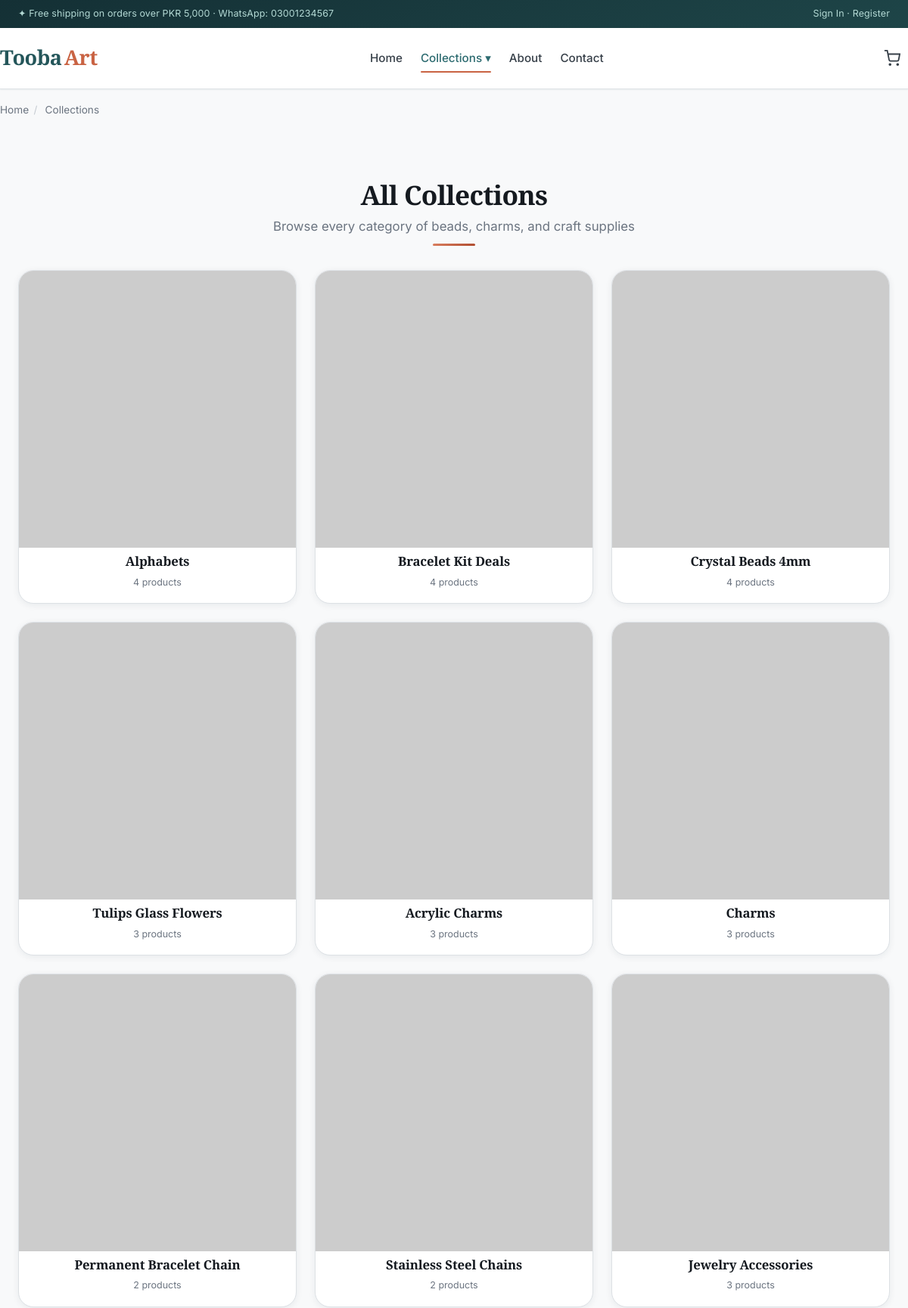
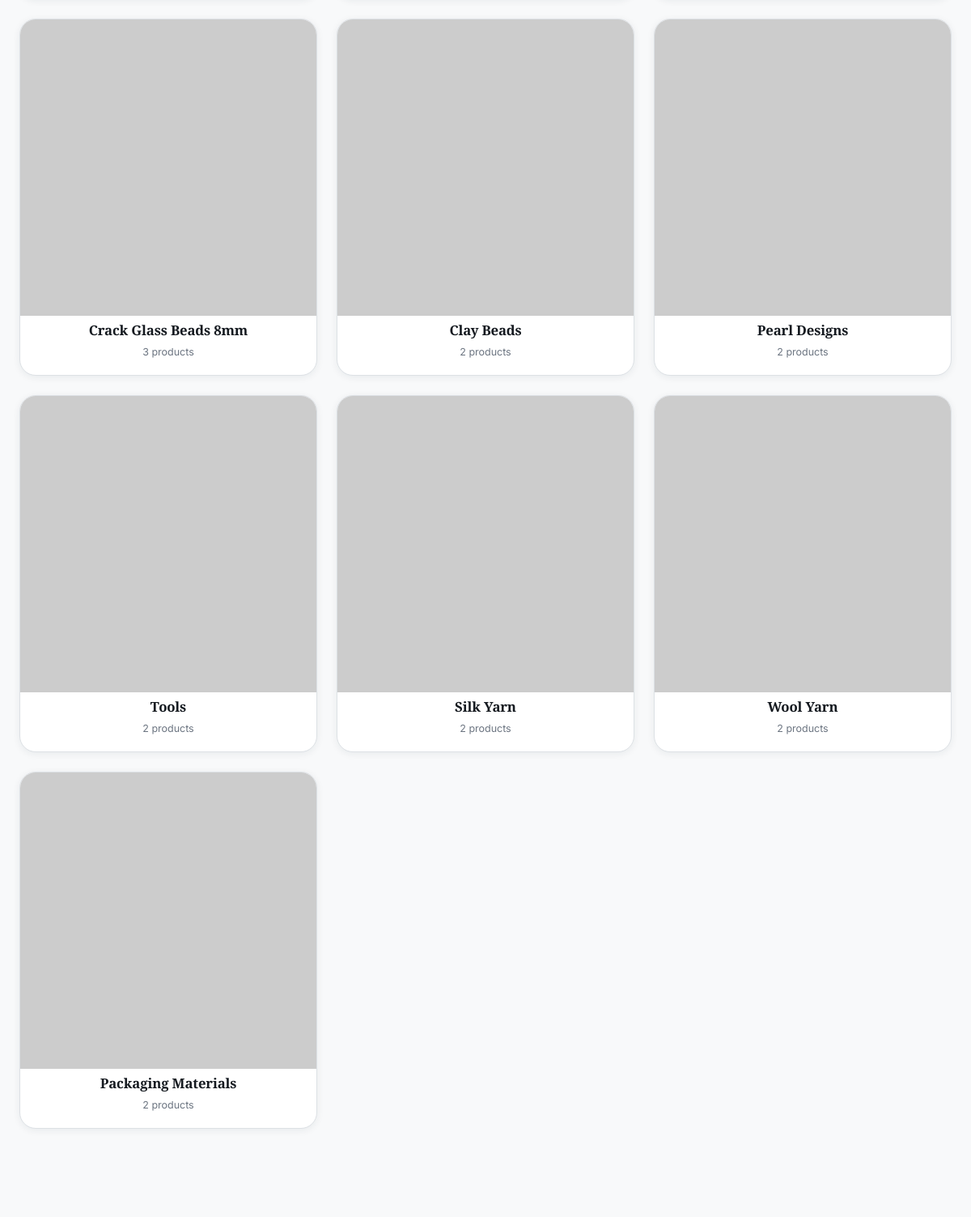
The page /collections.php (upper part) on the database its author committed (2 pictures, top to bottom).
### tables this page shows
CREATE TABLE IF NOT EXISTS categories (
  id          INT AUTO_INCREMENT PRIMARY KEY,
  parent_id   INT NULL,
  name        VARCHAR(150) NOT NULL,
  slug        VARCHAR(150) NOT NULL UNIQUE,
  description TEXT,
  image       VARCHAR(255),
  sort_order  INT DEFAULT 0,
  is_featured TINYINT(1) DEFAULT 0,
  created_at  TIMESTAMP DEFAULT CURRENT_TIMESTAMP,
  FOREIGN KEY (parent_id) REFERENCES categories(id) ON DELETE SET NULL
);

### config/database.php (called while the page is built, shortened)
<?php
function db() {
    static $pdo = null;
    if ($pdo === null) {
        $dsn = 'mysql:host=' . DB_HOST . ';dbname=' . DB_NAME . ';charset=' . DB_CHARSET;
        try {
            $pdo = new PDO($dsn, DB_USER, DB_PASS, [
                PDO::ATTR_ERRMODE            => PDO::ERRMODE_EXCEPTION,
                PDO::ATTR_DEFAULT_FETCH_MODE => PDO::FETCH_ASSOC,
                PDO::ATTR_EMULATE_PREPARES   => false,
            ]);
        } catch (PDOException $e) {
            die('Database connection failed: ' . $e->getMessage());
        }
    }
    return $pdo;
}

### config/functions.php (called while the page is built, shortened)
<?php
require_once __DIR__ . '/database.php';
function e($value) {
    return htmlspecialchars($value ?? '', ENT_QUOTES, 'UTF-8');
}
function get_categories() {
    return db()->query('SELECT * FROM categories ORDER BY sort_order, name')->fetchAll();
}
function placeholder_image($text = 'Tooba Art', $w = 600, $h = 600) {
    return 'https://placehold.co/' . $w . 'x' . $h . '/f5efe6/b08968?text=' . urlencode($text);
}

### collections.php (the view, shortened to what this page needs)
<?php
require_once __DIR__ . '/config/functions.php';
$categories = get_categories();
include __DIR__ . '/includes/header.php';
?>
<div class="breadcrumb container">
    <a href="index.php">Home</a><span class="sep">/</span>
    <span>Collections</span>
</div>
<section class="section">
    <div class="container">
        <div class="section-head">
            <h2>All Collections</h2>
            <p>Browse every category of beads, charms, and craft supplies</p>
            <div class="line"></div>
        </div>
        <div class="grid grid-3">
            <?php foreach ($categories as $cat):
                $count = db()->query('SELECT COUNT(*) FROM products WHERE category_id='.(int)$cat['id'].' AND is_active=1')->fetchColumn();
            ?>
                <a href="category.php?slug=<?= e($cat['slug']) ?>" class="cat-card">
                    <img src="<?= e($cat['image'] ?: placeholder_image($cat['name'])) ?>" alt="<?= e($cat['name']) ?>">
                    <div class="cat-card-body">
                        <h3><?= e($cat['name']) ?></h3>
                        <span class="count"><?= $count ?> products</span>
                    </div>
                </a>
            <?php endforeach; ?>
        </div>
    </div>
</section>
<?php include __DIR__ . '/includes/footer.php'; ?>

### rows shown on the page
categories: name "Alphabets", count "4"
categories: name "Bracelet Kit Deals", count "4"
categories: name "Crystal Beads 4mm", count "4"
categories: name "Tulips Glass Flowers", count "3"
categories: name "Acrylic Charms", count "3"
categories: name "Charms", count "3"
categories: name "Permanent Bracelet Chain", count "2"
categories: name "Stainless Steel Chains", count "2"
categories: name "Jewelry Accessories", count "3"
categories: name "Crack Glass Beads 8mm", count "3"
categories: name "Clay Beads", count "2"
categories: name "Pearl Designs", count "2"
categories: name "Tools", count "2"
categories: name "Silk Yarn", count "2"
categories: name "Wool Yarn", count "2"
categories: name "Packaging Materials", count "2"

### other values the page prints
$whatsapp "03001234567"
